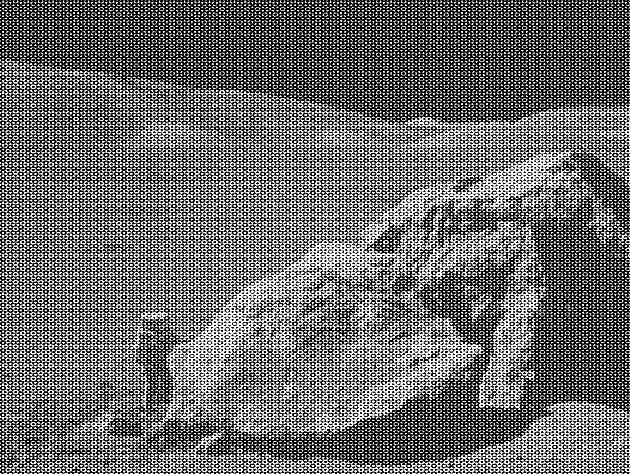
#> input picture moonlanding.png, 630 x 474 px
$ jupyter execute --allow-errors 09ex_Algorithms.ipynb
#> lines starting #> are read from the running program, lines starting #| are printed output that depends on the picture
1\. **Maximum wind speed prediction at the Sprogø station**

The exercise goal is to predict the maximum wind speed occurring every 50 years even if no measure exists for such a period. The available data are only measured over 21 years at the Sprogø meteorological station located in Denmark.

The annual maxima are supposed to fit a normal probability density function. However such function is not going to be estimated because it gives a probability from a wind speed maxima. Finding the maximum wind speed occurring every 50 years requires the opposite approach, the result needs to be found from a defined probability. That is the quantile function role and the exercise goal will be to find it. In the current model, it is supposed that the maximum wind speed occurring every 50 years is defined as the upper 2% quantile.

By definition, the quantile function is the inverse of the cumulative distribution function. The latter describes the probability distribution of an annual maxima. In the exercise, the cumulative probability $p_i$ for a given year i is defined as $p_i = i/(N+1)$ with $N = 21$, the number of measured years. Thus it will be possible to calculate the cumulative probability of every measured wind speed maxima. From those experimental points, the scipy.interpolate module will be very useful for fitting the quantile function. Finally the 50 years maxima is going to be evaluated from the cumulative probability of the 2% quantile.

Practically, load the dataset:

```python
import numpy as np
max_speeds = np.load('max-speeds.npy')
years_nb = max_speeds.shape[0]
```

Compute then the cumulative probability $p_i$ (`cprob`) and sort the maximum speeds from the data. Use then the  UnivariateSpline from scipy.interpolate to define a quantile function and thus estimate the probabilities.

In the current model, the maximum wind speed occurring every 50 years is defined as the upper 2% quantile. As a result, the cumulative probability value will be:

```python
fifty_prob = 1. - 0.02
```

So the storm wind speed occurring every 50 years can be guessed as:

``` python
fifty_wind = quantile_func(fifty_prob)
```

[cell 1]
import numpy as np
import scipy as sp
import matplotlib.pyplot as plt

#> (the rest of this cell did not finish here and is left out)

2\. **Curve fitting of temperature in Alaska**

The temperature extremes in Alaska for each month, starting in January, are given by (in degrees Celcius):

max:  17,  19,  21,  28,  33,  38, 37,  37,  31,  23,  19,  18

min: -62, -59, -56, -46, -32, -18, -9, -13, -25, -46, -52, -58

* Plot these temperature extremes.
* Define a function that can describe min and max temperatures.
* Fit this function to the data with scipy.optimize.curve_fit().
* Plot the result. Is the fit reasonable? If not, why?
* Is the time offset for min and max temperatures the same within the fit accuracy?

[cell 2]
max = np.array([ 17, 19, 21, 28, 33, 38, 37, 37, 31, 23, 19, 18])
min = np.array([ -62, -59, -56, -46, -32, -18, -9, -13, -25, -46, -52, -58])

fig, ax = plt.subplots(1,1)

years=np.arange(1,13)
ax.scatter(years,max)
ax.scatter(years,min)

def my_gauss(x,N,mu,si,c):
    return c+ N*sp.stats.norm.pdf(x,loc=mu,scale=si)

fit_max,max_cov = sp.optimize.curve_fit(my_gauss, years,max)
perr_max = np.sqrt(np.diag(max_cov))
x=np.linspace(0,13,100)
ax.plot(x,my_gauss(x,*fit_max))

fit_min,min_cov = sp.optimize.curve_fit(my_gauss, years,min,p0=fit_max)
perr_min = np.sqrt(np.diag(min_cov))
ax.plot(x,my_gauss(x,*fit_min))

print("to check if the fit is reasonable we can do a chi² test. Looking at it, it seems satisfying.")
chi_max, pvalue_max = sp.stats.chisquare(max,my_gauss(years,fit_max[0],fit_max[1],fit_max[2],fit_max[3]), ddof = 3)
chi_min, pvalue_min = sp.stats.chisquare(min,my_gauss(years,fit_min[0],fit_min[1],fit_min[2],fit_min[3]), ddof = 3)

print("max analysis: pvalue =",pvalue_max)
print("min analysis: pvalue =",pvalue_min)

print("The offset between max and min temperatures can be measured as the offset between the 2 mean values.")
print("The compatibility between the 2 is:", np.abs(fit_max[1]-fit_min[1])/np.sqrt(perr_max[1]**2+perr_min[1]**2))
print("The compatibility is bigger than 3, so there is a non negligible offset between the two distributions")
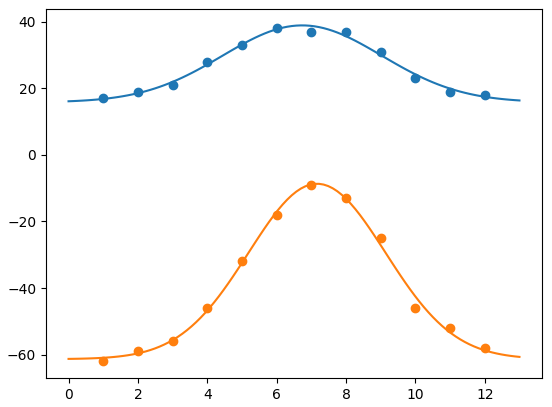
#> figure drawn by matplotlib, 1 panel; curve peaks at x = 6.7, y = 38.87; curve peaks at x = 7.22, y = -8.69

3\. **2D minimization of a six-hump camelback function**

$$
f(x,y) = \left(4-2.1x^2+\frac{x^4}{3} \right) x^2 +xy + (4y^2 -4)y^2
$$

has multiple global and local minima. Find the global minima of this function.

Hints:

* Variables can be restricted to $-2 < x < 2$ and $-1 < y < 1$.
* Use numpy.meshgrid() and pylab.imshow() to find visually the regions.
* Use scipy.optimize.minimize(), optionally trying out several of its methods.

How many global minima are there, and what is the function value at those points? What happens for an initial guess of $(x, y) = (0, 0)$ ?

[cell 3]
def f(x):
    return (4-2.1*x[0]**2+x[0]**4/3)*x[0]**2+x[0]*x[1]+(4*x[1]**2-4)*x[1]**2
x=np.linspace(-2,2,100)
y=np.linspace(-1,1,100)

xx,yy = np.meshgrid(x,y)
fig, ax = plt.subplots(1,1)
g=ax.imshow(f([xx,yy]),extent=(x.min(),x.max(),y.min(),y.max()),origin='lower')
fig.colorbar(g)
ax.set_xlabel("x")
ax.set_ylabel("y")

sp.optimize.minimize(f,[-2,1],method='Nelder-Mead')
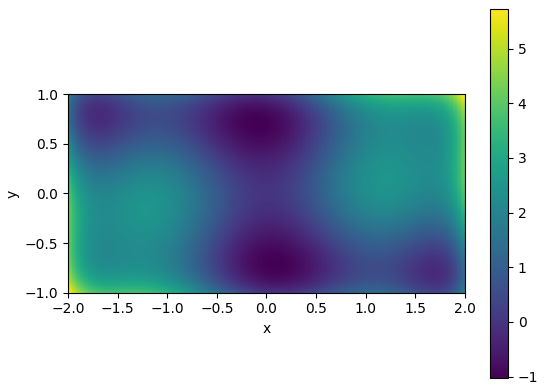
#> figure drawn by matplotlib, 2 panels

4\. **FFT of a simple dataset**

Performe a periodicity analysis on the lynxs-hares population

#> (a cell that did not finish here is left out)

5\. **FFT of an image**

* Examine the provided image `moonlanding.png`, which is heavily contaminated with periodic noise. In this exercise, we aim to clean up the noise using the Fast Fourier Transform.
* Load the image using pylab.imread().
* Find and use the 2-D FFT function in scipy.fftpack, and plot the spectrum (Fourier transform of) the image. Do you have any trouble visualising the spectrum? If so, why?
* The spectrum consists of high and low frequency components. The noise is contained in the high-frequency part of the spectrum, so set some of those components to zero (use array slicing).
* Apply the inverse Fourier transform to see the resulting image.

[cell 5]
img_data=plt.imread('../moonlanding.png')
#> img_data is the input picture: shape (474, 630) float32; min 0, max 1, mean 0.424

fft_img = sp.fftpack.fft2(img_data)

fig, ax = plt.subplots(2,2, figsize=(15,15))
ax[0,0].imshow(img_data,cmap="gray")
fig.colorbar(ax[0,1].imshow(np.abs(fft_img),norm='log'))

#cut the high frequencies
f=0.1
lx=fft_img.shape[0]
#> lx = 474
ly=fft_img.shape[1]
#> ly = 630

fft_img_cutted =fft_img.copy()
fft_img_cutted[int(f*lx):int((1-f)*lx),:] = 0
fft_img_cutted[:,int(f*ly):int((1-f)*ly)] = 0

fig.colorbar(ax[1,1].imshow(np.abs(fft_img_cutted),norm='log'))
ax[1,0].imshow(sp.fftpack.ifft2(fft_img_cutted).real,cmap="gray")
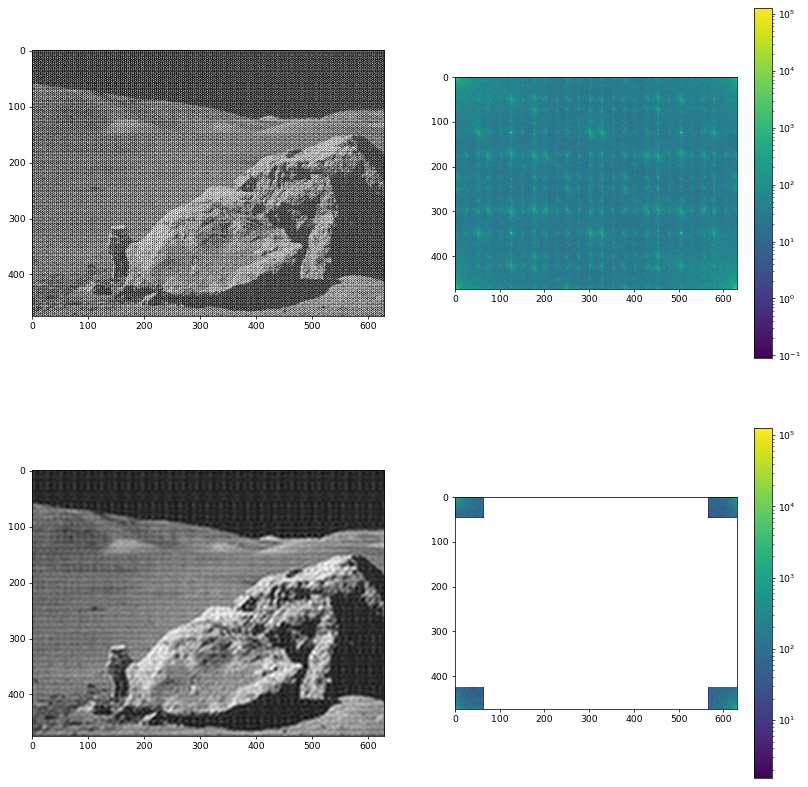
#> figure drawn by matplotlib, 6 panels
